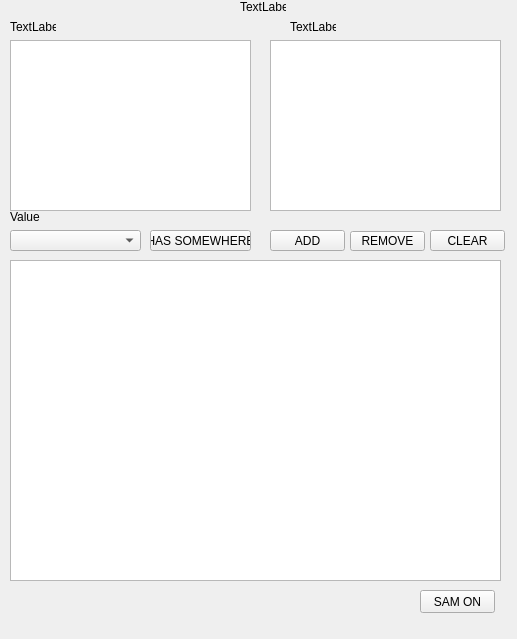
<?xml version="1.0" encoding="UTF-8"?>
<ui version="4.0">
 <class>SearchandAutomation</class>
 <widget class="QDockWidget" name="SearchandAutomation">
  <property name="geometry">
   <rect>
    <x>0</x>
    <y>0</y>
    <width>517</width>
    <height>639</height>
   </rect>
  </property>
  <property name="windowTitle">
   <string>DockWidget</string>
  </property>
  <widget class="QWidget" name="dockWidgetContents">
   <widget class="QComboBox" name="cmbCategory">
    <property name="geometry">
     <rect>
      <x>10</x>
      <y>230</y>
      <width>131</width>
      <height>21</height>
     </rect>
    </property>
   </widget>
   <widget class="QListWidget" name="lstFilters">
    <property name="geometry">
     <rect>
      <x>270</x>
      <y>40</y>
      <width>231</width>
      <height>171</height>
     </rect>
    </property>
   </widget>
   <widget class="QPushButton" name="lstFilterOption">
    <property name="geometry">
     <rect>
      <x>150</x>
      <y>230</y>
      <width>101</width>
      <height>21</height>
     </rect>
    </property>
    <property name="text">
     <string>HAS SOMEWHERE</string>
    </property>
   </widget>
   <widget class="QPushButton" name="cmdAddFilter">
    <property name="geometry">
     <rect>
      <x>270</x>
      <y>230</y>
      <width>75</width>
      <height>21</height>
     </rect>
    </property>
    <property name="text">
     <string>ADD</string>
    </property>
   </widget>
   <widget class="QPushButton" name="cmdRemoveFilter">
    <property name="geometry">
     <rect>
      <x>350</x>
      <y>231</y>
      <width>75</width>
      <height>20</height>
     </rect>
    </property>
    <property name="text">
     <string>REMOVE</string>
    </property>
   </widget>
   <widget class="QPushButton" name="cmdClearFilter">
    <property name="geometry">
     <rect>
      <x>430</x>
      <y>230</y>
      <width>75</width>
      <height>21</height>
     </rect>
    </property>
    <property name="text">
     <string>CLEAR</string>
    </property>
   </widget>
   <widget class="QPushButton" name="cmdSAMEngineToggle">
    <property name="geometry">
     <rect>
      <x>420</x>
      <y>590</y>
      <width>75</width>
      <height>23</height>
     </rect>
    </property>
    <property name="text">
     <string>SAM ON</string>
    </property>
   </widget>
   <widget class="QListWidget" name="listWidget_2">
    <property name="geometry">
     <rect>
      <x>10</x>
      <y>260</y>
      <width>491</width>
      <height>321</height>
     </rect>
    </property>
   </widget>
   <widget class="QLabel" name="lblCategory">
    <property name="geometry">
     <rect>
      <x>10</x>
      <y>20</y>
      <width>46</width>
      <height>13</height>
     </rect>
    </property>
    <property name="text">
     <string>TextLabel</string>
    </property>
   </widget>
   <widget class="QLabel" name="lblFilterValue">
    <property name="geometry">
     <rect>
      <x>10</x>
      <y>210</y>
      <width>46</width>
      <height>13</height>
     </rect>
    </property>
    <property name="text">
     <string>Value</string>
    </property>
   </widget>
   <widget class="QLabel" name="lblSearchTitle">
    <property name="geometry">
     <rect>
      <x>240</x>
      <y>0</y>
      <width>46</width>
      <height>13</height>
     </rect>
    </property>
    <property name="text">
     <string>TextLabel</string>
    </property>
   </widget>
   <widget class="QLabel" name="lblFilter">
    <property name="geometry">
     <rect>
      <x>290</x>
      <y>20</y>
      <width>46</width>
      <height>13</height>
     </rect>
    </property>
    <property name="text">
     <string>TextLabel</string>
    </property>
   </widget>
   <widget class="QListWidget" name="lstCategory">
    <property name="geometry">
     <rect>
      <x>10</x>
      <y>40</y>
      <width>241</width>
      <height>171</height>
     </rect>
    </property>
   </widget>
  </widget>
 </widget>
 <resources/>
 <connections/>
</ui>
